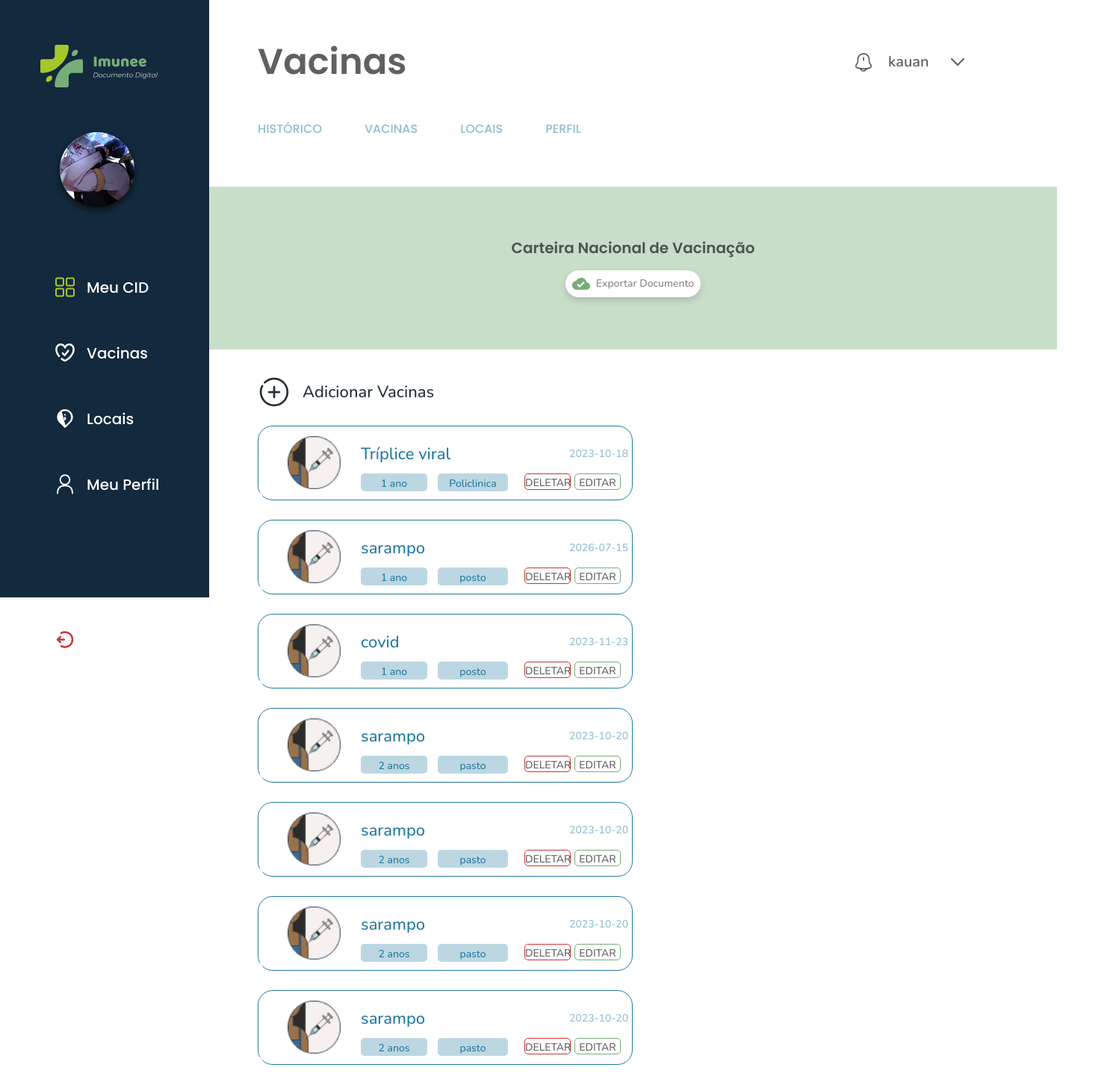
The app's page /estoque/recovery (signed in) with its own data.
### models.py (models this page shows, shortened)
class Usuario(db.Model, UserMixin):
  __tablename__ = "usuario"
  id = db.Column(db.Integer, primary_key = True)
  nome = db.Column(db.String(100))
  sus = db.Column(db.String(100))
  email =  db.Column(db.String(100))
  senha = db.Column(db.String(100))
  admin = db.Column(db.Boolean)

class Estoque(db.Model):
  __tablename__ = "estoque"
  id = db.Column(db.Integer, primary_key = True)
  id_usuario = db.Column(db.Integer, db.ForeignKey('usuario.id'))
  id_enfermeiro = db.Column(db.Integer, db.ForeignKey('enfermeiro.id'))
  nome = db.Column(db.String(100))
  observacao = db.Column(db.String(1000))
  tempo_dose = db.Column(db.String(100))
  data_vencimento = db.Column(db.String(100))
  local_vacina = db.Column(db.String(100))
  disponivel = db.Column(db.String(100))

### controllers/estoque.py (the view)
@bp_estoque.route('/recovery')
def recovery():
  estoque = Estoque.query.all()
  return render_template('vacinasPa.html', estoque=estoque)

### controllers/usuarios.py (called while the page is built)
@lm.user_loader
def load_user(id):
  usuario = Usuario.query.filter_by(id=id).first()
  return usuario

### templates/vacinasPa.html (shortened to what this page needs)
<!DOCTYPE html>
<html lang="pt-br">
<head>
    <link rel="stylesheet" href="/static/css/vacinasPa.css">
</head>
<body>
  {%extends 'menu.html'%}
  {%block conteudo%}
    <main class="container">
        <section class="cima">
            <h1>Vacinas</h1>
            <div class="direita">
                <img src="/static/assets/img/notification.svg" alt="icone de notificações">
                <p>{{current_user.nome}}</p>
                <img src="/static/assets/img/seta.svg" alt="icone de seta">
            </div>
            <nav class="ancoras">
                <ul>
                    <li class="item"><a href="/dashboard">Histórico</a></li>
                    <li class="item"><a href="/vacinas">Vacinas</a></li>
                    <li class="item"><a href="/locais">Locais</a></li>
                    <li class="item"><a href="#">Perfil</a></li>
        </section>
        <section class="dowload">
            <span class="box-down">
                <h3>Carteira Nacional de Vacinação</h3>
                <a href="#"><img src="/static/assets/img/dowload.svg" alt="icone de dowload">Exportar Documento</a>
            </span>
        </section>
        <section class="baixo">
           <a class="adicionar" href="/cavacinas"><img src="/static/assets/img/adicionar.svg" alt="icone de adicionar">Adicionar Vacinas</a>
            <div class= "vacina">
                {% for e in estoque %}
                    <div class="vacinas">
                        <img src="/static/assets/img/Group 10.png" alt="imagem de vacina">
                        <li>
                          <p class = "tipo">{{e.nome}}</h3>
                          <p class="dose">{{e.tempo_dose}}</p></br>
                          <p class="data">{{e.data_vencimento}}</p></br>
                          <p class = "local">{{e.local_vacina}}</p></br>
                          <a class="editar" href="/estoque/update/{{e.id}}">EDITAR</a>
                          <a class="excluir" href="/estoque/delete/{{e.id}}">DELETAR</a>
                        </li>
                    </div>
                {% endfor %}
            </div>
        </section>
    </main>
  {%endblock%}

### static/css/vacinasPa.css (style rules this page uses)
* { padding: 0; margin: 0; }
body { font-family: 'Nunito', sans-serif; font-family: 'Poppins', sans-serif; color: rgba(255, 255, 255, 0.8); }
.container { position: absolute; width: 1135px; height: 976px; left: 280px; top: 0px; }
.cima > h1 { position: relative; top: 71px; left: 65px; font-family: Poppins; font-size: 48px; font-style: normal; font-weight: 600; line-height: 24px; color: rgba(11, 11, 11, 0.65); }
.cima .direita { position: relative; top: 43px; left: 865px; display: inline-flex; justify-content: center; align-items: center; gap: 22px; }
.cima .direita > p { color: rgba(11, 11, 11, 0.65); font-family: Nunito; font-size: 20px; font-style: normal; font-weight: 600; line-height: 24px; }
.ancoras > ul { position: relative; top: 100px; left: 65px; display: inline-flex; align-items: flex-start; list-style: none; flex-direction :row; gap: 37px; width: 100%; }
.ancoras > ul li { list-style: none; display: inline-block; }
.ancoras > ul li a { font-size: 16px; line-height: 24px; font-weight: 500; text-decoration: none; text-transform: uppercase; padding-right: 20px; color: rgba(36, 123, 160, 0.5); position: relative; }
.ancoras > ul li a::after { content: ""; width: 0px; height: 3px; background-color: #247BA0; position: absolute; top: 20px; left: 0; transition: width 0.5s; }
.dowload { position: relative; top: 165px; left: 0px; }
.dowload > .box-down { display: flex; height: 148px; padding: 35px 400px; flex-direction: column; justify-content: center; align-items: center; gap: 18px; background: rgba(119, 173, 120, 0.40); }
.box-down > h3 { color: rgba(11, 11, 11, 0.65); font-family: Poppins; font-size: 20px; font-style: normal; font-weight: 600; line-height: 24px; }
.box-down > a { display: flex; padding: 6px 9px; align-items: center; gap: 8px; border-radius: 20px; background: #FFF; box-shadow: 0px 4px 10px 0px rgba(0, 0, 0, 0.15); color: rgba(11, 11, 11, 0.50); font-family: Nunito; font-size: 14px; font-style: normal; font-weight: 500; line-height: 24px; text-decoration: none; }
.baixo > .adicionar { position: relative; top: 200px; left: 65px; display: inline-flex; align-items: center; gap: 16px; color: #263238; font-family: Nunito; font-size: 22px; font-style: normal; font-weight: 500; line-height: 24px; text-decoration: none; }
.vacina { height: 0px; width: 0px; }
.vacina .vacinas { position: relative; top: 190px; left: 65px; width: 500px; height: 98px; border-radius: 20px; border: 1px solid #247BA0; background: rgba(255, 255, 255, 0.40); background: #FFF; transition: ease-in-out 0.3s; display: block; margin-top: 26px; }
.vacinas > img { position: relative; top: 13px; left: 39px; width: 71px; height: 71px; }
.vacinas .tipo { position: absolute; top: 25px; left: 137px; color: #247BA0; font-family: Nunito; font-size: 22px; font-style: medium; font-weight: 500; line-height: 24px; }
.vacinas .dose { position: absolute; top: 63px; left: 137px; width: 85px; height: 20px; padding: 2px 2px; border-radius: 5px; background: rgba(36, 123, 160, 0.30); text-align: center; color: #247BA0; font-family: Nunito; font-size: 14px; font-style: normal; font-weight: 500; line-height: 24px; }
.vacinas .data { position: absolute; top: 25px; left: 416px; color: rgba(36, 123, 160, 0.50); font-family: Nunito; font-size: 14px; font-style: normal; font-weight: 500; line-height: 24px; }
.vacinas .local { position: absolute; top: 63px; left: 240px; width: 90px; height: 20px; padding: 2px 2px; border-radius: 5px; background: rgba(36, 123, 160, 0.30); text-align: center; color: #247BA0; font-family: Nunito; font-size: 14px; font-style: normal; font-weight: 500; line-height: 24px; }
.vacinas .excluir { position: absolute; top: 63px; left: 356px; width: 60px; height: 20px; border-radius: 5px; border: 1px solid #CC3334; color: rgba(11, 11, 11, 0.65); font-family: Nunito; font-size: 14px; font-style: normal; font-weight: 500; line-height: 24px; text-align: center; text-decoration: none; }
.vacinas .editar { position: absolute; top: 63px; left: 423px; width: 60px; height: 20px; border-radius: 5px; border: 1px solid #77AD78; color: rgba(11, 11, 11, 0.65); font-family: Nunito; font-size: 14px; font-style: normal; font-weight: 500; line-height: 24px; text-align: center; text-decoration: none; }

### static/css/menu.css (style rules this page uses)
* { padding: 0; margin: 0; }
body { font-family: 'Poppins', sans-serif; }

### records on screen
Usuario: nome "kauan"
Estoque: nome "Tríplice viral", tempo_dose "1 ano", data_vencimento "2023-10-18", local_vacina "Policlinica"
Estoque: nome "sarampo", tempo_dose "1 ano", data_vencimento "2026-07-15", local_vacina "posto"
Estoque: nome "covid", tempo_dose "1 ano", data_vencimento "2023-11-23", local_vacina "posto"
Estoque: nome "sarampo", tempo_dose "2 anos", data_vencimento "2023-10-20", local_vacina "pasto"
Estoque: nome "sarampo", tempo_dose "2 anos", data_vencimento "2023-10-20", local_vacina "pasto"
Estoque: nome "sarampo", tempo_dose "2 anos", data_vencimento "2023-10-20", local_vacina "pasto"
Estoque: nome "sarampo", tempo_dose "2 anos", data_vencimento "2023-10-20", local_vacina "pasto"
